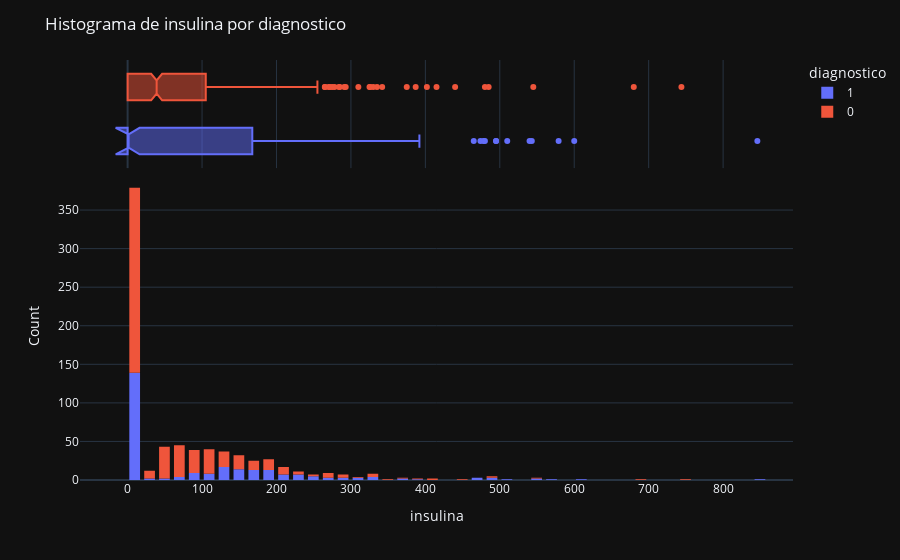

This figure's notebook cell:
### Markdown cell above
##### 1.2.1.5 Feature Insulina

### Code cell
print_feature_distribution(original_dataset, 'insulina')

### Figure 1 — Plotly figure (JSON) as saved in the notebook; plotly's stock layout.template omitted (floating-point values rounded to 4 significant figures; data arrays with more than 128 entries replaced by an {"elided": "..."} marker saying what was removed)
{"data": [{"alignmentgroup": "True", "bingroup": "x", "hovertemplate": "diagnostico=1<br>insulina=%{x}<br>count=%{y}<extra></extra>", "legendgroup": "1", "marker": {"color": "#636efa", "pattern": {"shape": ""}}, "name": "1", "offsetgroup": "1", "orientation": "v", "showlegend": true, "x": {"elided": "268 int values"}, "xaxis": "x", "yaxis": "y", "type": "histogram"}, {"alignmentgroup": "True", "hovertemplate": "diagnostico=1<br>insulina=%{x}<extra></extra>", "legendgroup": "1", "marker": {"color": "#636efa"}, "name": "1", "notched": true, "offsetgroup": "1", "showlegend": false, "x": {"elided": "268 int values"}, "xaxis": "x2", "yaxis": "y2", "type": "box"}, {"alignmentgroup": "True", "bingroup": "x", "hovertemplate": "diagnostico=0<br>insulina=%{x}<br>count=%{y}<extra></extra>", "legendgroup": "0", "marker": {"color": "#EF553B", "pattern": {"shape": ""}}, "name": "0", "offsetgroup": "0", "orientation": "v", "showlegend": true, "x": {"elided": "500 int values"}, "xaxis": "x", "yaxis": "y", "type": "histogram"}, {"alignmentgroup": "True", "hovertemplate": "diagnostico=0<br>insulina=%{x}<extra></extra>", "legendgroup": "0", "marker": {"color": "#EF553B"}, "name": "0", "notched": true, "offsetgroup": "0", "showlegend": false, "x": {"elided": "500 int values"}, "xaxis": "x2", "yaxis": "y2", "type": "box"}], "layout": {"xaxis": {"anchor": "y", "domain": [0.0, 1.0], "title": {"text": "insulina"}}, "yaxis": {"anchor": "x", "domain": [0.0, 0.7326], "title": {"text": "Count"}}, "xaxis2": {"anchor": "y2", "domain": [0.0, 1.0], "matches": "x", "showticklabels": false, "showgrid": true}, "yaxis2": {"anchor": "x2", "domain": [0.7426, 1.0], "matches": "y2", "showticklabels": false, "showline": false, "ticks": "", "showgrid": false}, "legend": {"title": {"text": "diagnostico"}, "tracegroupgap": 0}, "margin": {"t": 60}, "barmode": "relative", "bargap": 0.2, "bargroupgap": 0.1, "title": {"text": "Histograma de insulina por diagnostico"}}}
